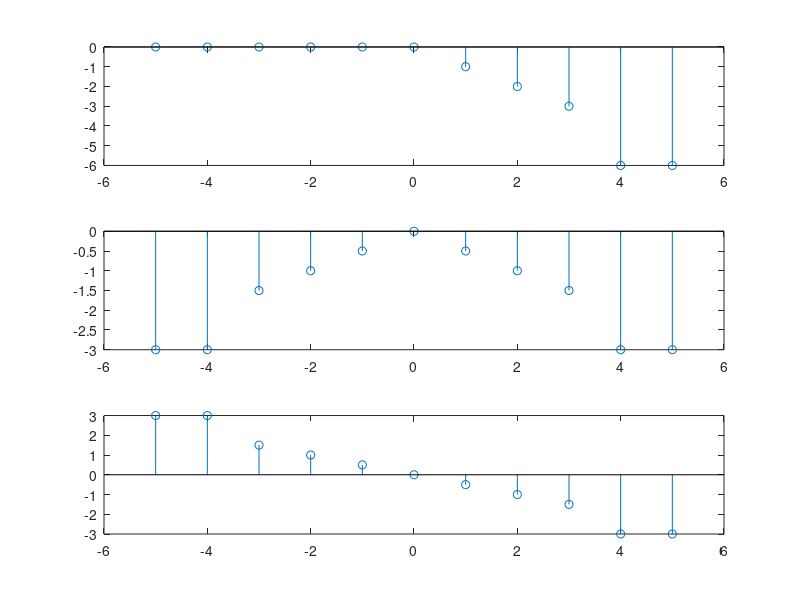

Write MATLAB code to recreate this figure.

t=-5:5;
a=zeros(size(t));
a(t>=1)=-1;
b=zeros(size(t));
b(t>=2)=-1;
c=zeros(size(t));
c(t>=3)=-1;
x=zeros(size(t));
x1(t>=4)=1;
x=a+b+c-3*x1;

xmt=[fliplr(x(t>=0)) fliplr(x(t<0))]
xe=0.5*(xmt+x)
xo=0.5*(x-xmt)
subplot(3,1,1);
stem(t,x);

subplot(3,1,2);
stem(t,xe);

subplot(3,1,3);
stem(t,xo);
